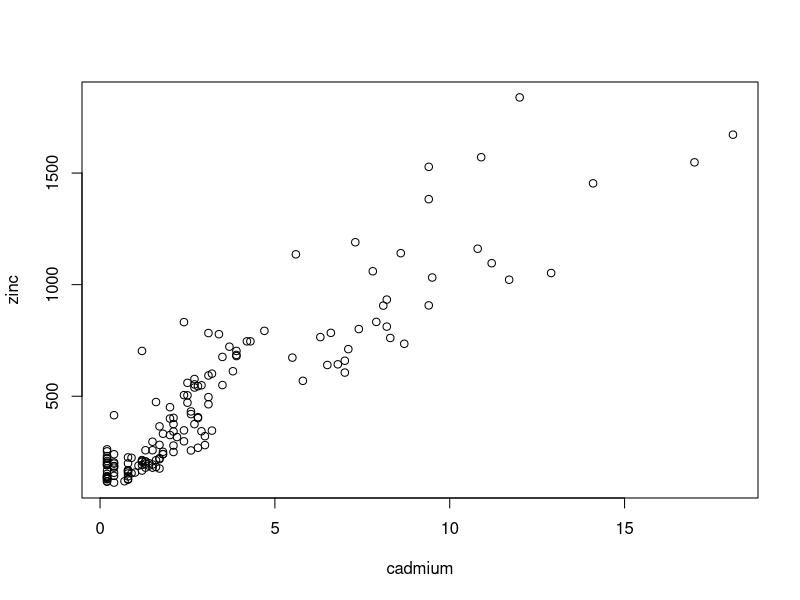
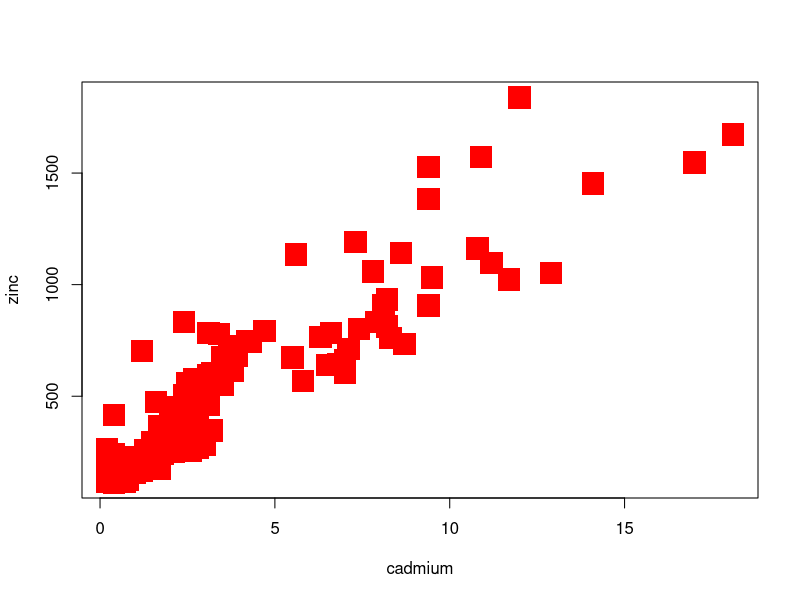
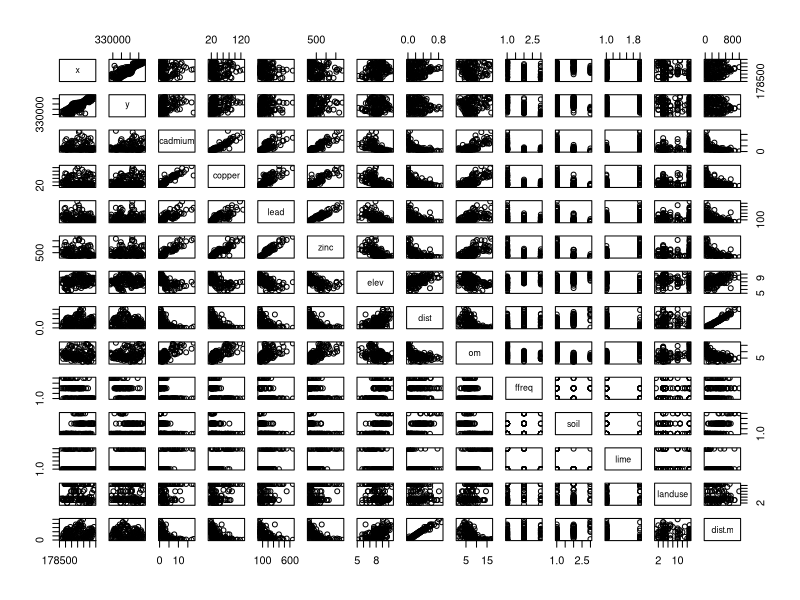
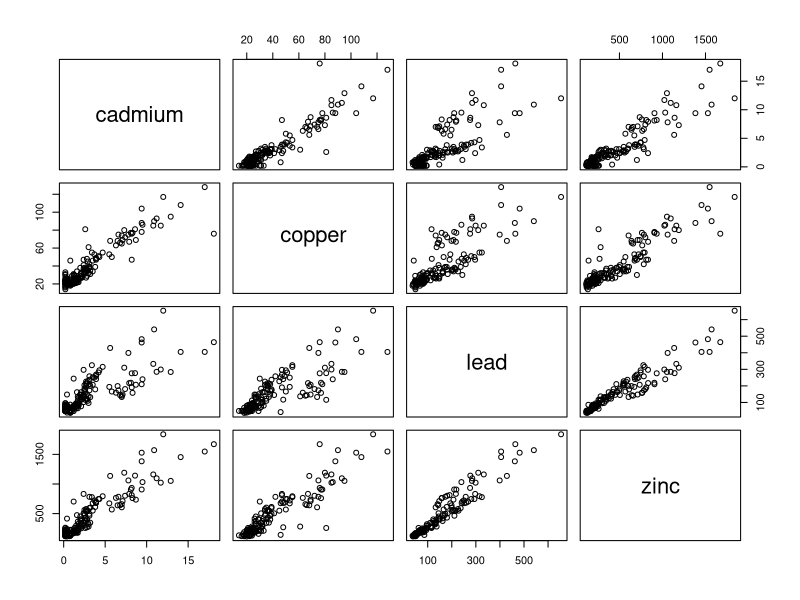
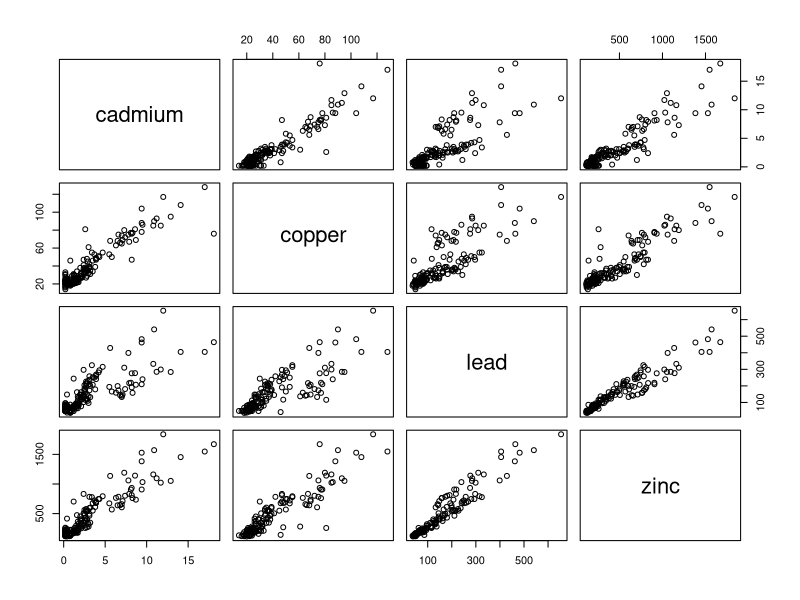
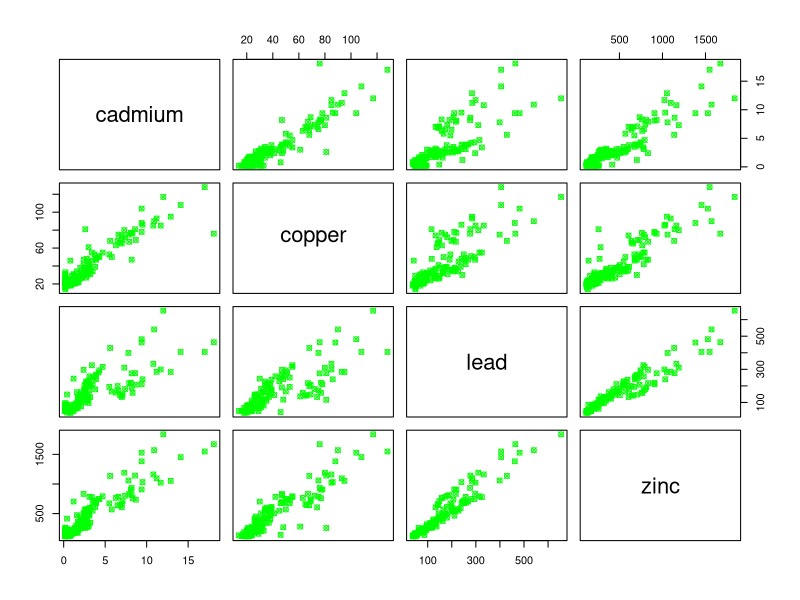
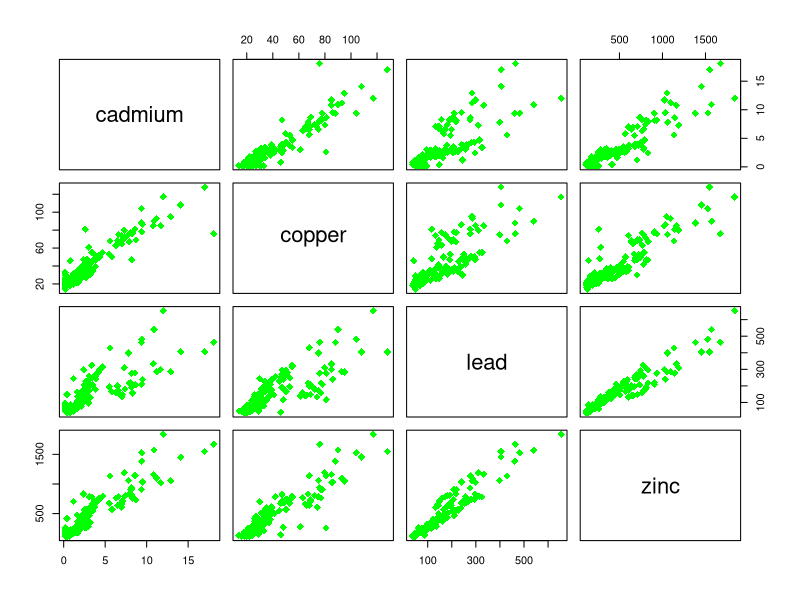
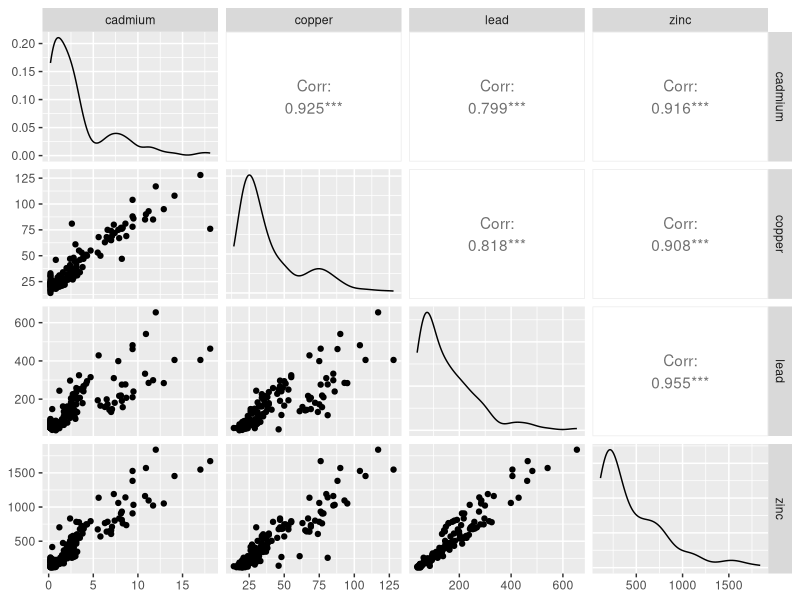

Recreate these plots in R, in order.
### Multipanel in R: the second lecture of monitoring ecosystems

install.packages("sp")
install.packages("GGally",dependencies=T) #intallation of new packages
install.packages("hms")  #installed since in was required by ggpairs function

library(sp) #require(sp) will also do teh same job, telling R that we are going to use this package
library("GGally")
data(meuse) #data means there is a dataset available named meuse

attach(meuse)

#exercise: see the names of the variables and plot cadmium versus zinc
plot(cadmium,zinc) #what I've done
names(meuse) #show the names
head(meuse)

plot(cadmium,zinc,pch=15,col="red",cex=3)

#exercise:make all possible pairwis plots of dataset
#use of plo() is not so good couse it's too long plot each pair

pairs(meuse) # you can plot all the variables together

#prettify the plot, reduce variables
pairs(~cadmium+copper+lead+zinc,data=meuse)

pairs(meuse[,3:6]) # [] subset of a dataset, comma means "start from". this produce the same result of the prevoius function

#exercise: prettify this graph
pairs(meuse[,3:6],pch=13,col="green")
pairs(meuse[,3:6],pch=18,col="green",cex=1.5)

#after this point something goes wrong--> install and library of GGally

ggpairs(meuse[,3:6])#function after install and library of GGally
